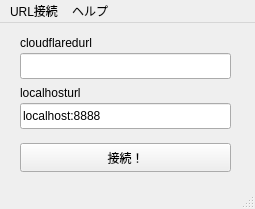
<?xml version="1.0" encoding="UTF-8"?>
<ui version="4.0">
 <class>MainWindow</class>
 <widget class="QMainWindow" name="MainWindow">
  <property name="geometry">
   <rect>
    <x>0</x>
    <y>0</y>
    <width>255</width>
    <height>209</height>
   </rect>
  </property>
  <property name="windowTitle">
   <string>msconnect</string>
  </property>
  <widget class="QWidget" name="centralwidget">
   <widget class="QPushButton" name="pushButton">
    <property name="geometry">
     <rect>
      <x>20</x>
      <y>120</y>
      <width>211</width>
      <height>29</height>
     </rect>
    </property>
    <property name="text">
     <string>接続！</string>
    </property>
   </widget>
   <widget class="QLineEdit" name="lineEdit_url">
    <property name="geometry">
     <rect>
      <x>20</x>
      <y>80</y>
      <width>211</width>
      <height>26</height>
     </rect>
    </property>
    <property name="text">
     <string>localhost:8888</string>
    </property>
   </widget>
   <widget class="QLineEdit" name="lineEdit_cloudflared">
    <property name="geometry">
     <rect>
      <x>20</x>
      <y>30</y>
      <width>211</width>
      <height>26</height>
     </rect>
    </property>
   </widget>
   <widget class="QLabel" name="label">
    <property name="geometry">
     <rect>
      <x>20</x>
      <y>10</y>
      <width>131</width>
      <height>20</height>
     </rect>
    </property>
    <property name="text">
     <string>cloudflaredurl</string>
    </property>
   </widget>
   <widget class="QLabel" name="label_2">
    <property name="geometry">
     <rect>
      <x>20</x>
      <y>60</y>
      <width>131</width>
      <height>20</height>
     </rect>
    </property>
    <property name="text">
     <string>localhosturl</string>
    </property>
   </widget>
  </widget>
  <widget class="QMenuBar" name="menubar">
   <property name="geometry">
    <rect>
     <x>0</x>
     <y>0</y>
     <width>255</width>
     <height>26</height>
    </rect>
   </property>
   <widget class="QMenu" name="menuURL">
    <property name="title">
     <string>URL接続</string>
    </property>
   </widget>
   <widget class="QMenu" name="menu">
    <property name="title">
     <string>ヘルプ</string>
    </property>
   </widget>
   <addaction name="menuURL"/>
   <addaction name="menu"/>
  </widget>
  <widget class="QStatusBar" name="statusbar"/>
  <action name="actionDocument">
   <property name="text">
    <string>Document</string>
   </property>
  </action>
 </widget>
 <resources/>
 <connections/>
</ui>
